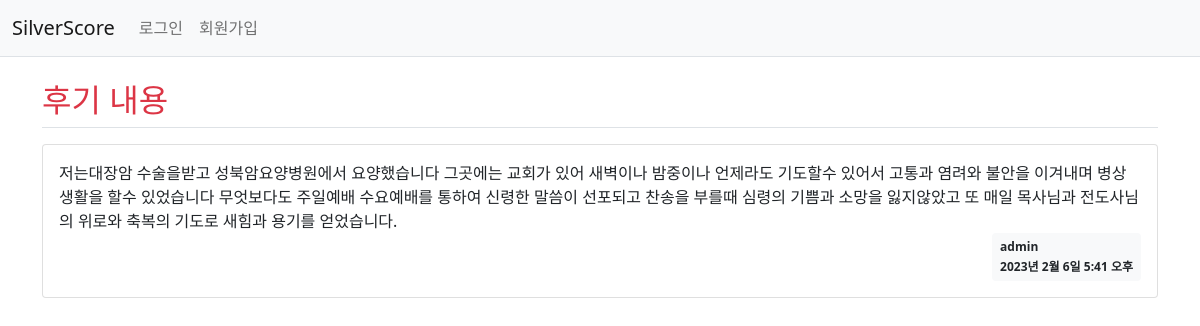
Page /member/review/detail/13/ on the committed database.
### member/models.py (models this page shows)
class Review(models.Model):
    id = models.BigAutoField(primary_key=True)
    amKind = models.SmallIntegerField(default=0)
    faClean = models.SmallIntegerField(default=0)
    content = models.CharField(max_length=500, blank=True)
    createDate = models.DateTimeField()
    modifyDate = models.DateTimeField(null=True, blank=True)
    user = models.ForeignKey(User, on_delete=models.CASCADE)
    longtermadmin = models.ForeignKey(LongTermAdmin, on_delete=models.CASCADE)

### member/views.py (the view)
# urls.py: path('review/detail/<int:review_id>/', views.review_detail, name='review_detail'),
def review_detail(request, review_id):
    review = get_object_or_404(Review, pk=review_id)
    context = {'review': review}
    return render(request, 'member/review_detail.html', context)

### templates/member/review_detail.html (shortened to what this page needs)
<!DOCTYPE html>
<html lang="en">
<head>
</head>
<body>
{% extends 'base.html' %}
{% block content %}
<div class="container my-3">
    <h2 class="border-bottom py-2 text-danger">후기 내용</h2>
    <div class="card my-3">
        <div class="card-body">
            <div class="card-text" style="white-space: pre-line;">{{ review.content }}</div>
            <div class="d-flex justify-content-end">
                <div class="badge bg-light text-dark p-2 text-start">
                    <div class="mb-2">{{ review.user.username }}</div>
                    <div>{{ review.createDate }}</div>
                </div>
            </div>
        </div>
    </div>
</div>
{% endblock %}

### rows in the picture
Review: content "저는대장암 수술을받고 성북암요양병원에서 요양했습니다 그곳에는 교회가 있어 새벽이나 밤중이나 언제라도 기도할수 있어서 고통과 염려와 불안을 이겨내며 병상생활을 할수 있었습니다 무엇보다도 주일예배 수요예배를 통하여 신령한 말씀이 선포되고 찬송을 부를때 심령의 기쁨과 소망을 잃지않았고 또 매일 목사님과 전도사님의 위로와 축복의 기도로 새힘과 용기를 얻었습니다.", user.username "admin", createDate "2023년 2월 6일 5:41 오후"
